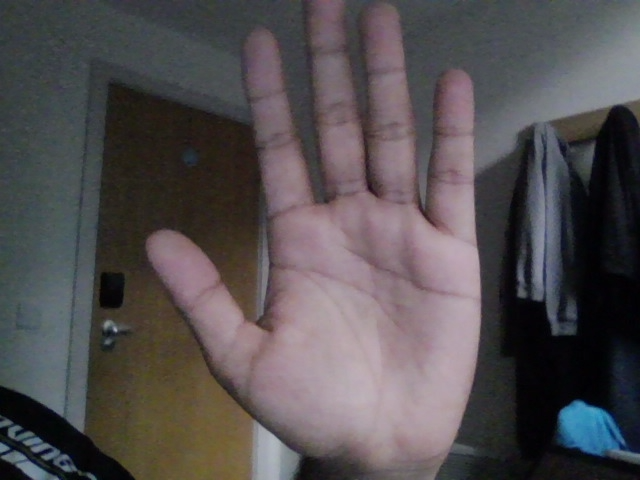
#> input picture palm_images/palm_1_palm_registration.png, 640 x 480 px
$ python -i palm_recognition.py   (imports and definitions only)
#> lines starting #> are read from the running program, lines starting #| are printed output that depends on the picture
import cv2
import numpy as np
import json
import logging
from typing import Optional, Tuple

class PalmRecognition:
    def __init__(self):
        """Initialize ORB feature detector for palm recognition"""
        self.orb = cv2.ORB_create(nfeatures=1000, scaleFactor=1.2, nlevels=8)
        self.matcher = cv2.BFMatcher(cv2.NORM_HAMMING, crossCheck=True)

    def preprocess_image(self, image_path: str) -> Optional[np.ndarray]:
        """
        Preprocess palm image for feature extraction with improved handling
        """
        try:
            # Read image
            image = cv2.imread(image_path)
            if image is None:
                logging.error(f"Failed to load image: {image_path}")
                return None

            # Convert to grayscale
            gray = cv2.cvtColor(image, cv2.COLOR_BGR2GRAY)

            # Apply bilateral filter to reduce noise while preserving edges
            filtered = cv2.bilateralFilter(gray, 9, 75, 75)

            # Enhance contrast using adaptive histogram equalization
            clahe = cv2.createCLAHE(clipLimit=3.0, tileGridSize=(8, 8))
            enhanced = clahe.apply(filtered)

            # Apply slight Gaussian blur for smoothing
            smoothed = cv2.GaussianBlur(enhanced, (3, 3), 0)

            # Resize to larger standard size for better feature detection
            resized = cv2.resize(smoothed, (640, 480))

            # Apply sharpening kernel to enhance palm lines
            kernel = np.array([[-1,-1,-1], [-1,9,-1], [-1,-1,-1]])
            sharpened = cv2.filter2D(resized, -1, kernel)

            # Blend original and sharpened image
            final = cv2.addWeighted(resized, 0.7, sharpened, 0.3, 0)

            return final

        except Exception as e:
            logging.error(f"Error preprocessing image {image_path}: {str(e)}")
            return None

    def extract_features(self, image_path: str) -> Optional[np.ndarray]:
        """
        Extract ORB features from palm image
        """
        try:
            # Preprocess image
            processed_image = self.preprocess_image(image_path)
            if processed_image is None:
                return None

            # Detect keypoints and compute descriptors
            keypoints, descriptors = self.orb.detectAndCompute(processed_image, None)

            if descriptors is None or len(descriptors) == 0:
                logging.warning(f"No features detected in image: {image_path}")
                return None

            logging.info(f"Extracted {len(descriptors)} features from {image_path}")
            return descriptors

        except Exception as e:
            logging.error(f"Error extracting features from {image_path}: {str(e)}")
            return None

    # [87 lines left out: functions compare_features, authenticate_palm, not called in this run]

    def validate_palm_image(self, image_path: str) -> bool:
        """
        Validate if an image is suitable for palm recognition
        """
#> called with image_path = 'palm_images/palm_1_palm_registration.png'
        try:
            image = cv2.imread(image_path)
#> image is the input picture: shape (480, 640, 3); mean B, G, R 80.8, 78.6, 83.4
            if image is None:
                return False

            # Check image dimensions
            height, width = image.shape[:2]
#> height = 480; width = 640
            if height < 100 or width < 100:
                logging.warning("Image too small for palm recognition")
                return False

            # Check if image has sufficient contrast
            gray = cv2.cvtColor(image, cv2.COLOR_BGR2GRAY)
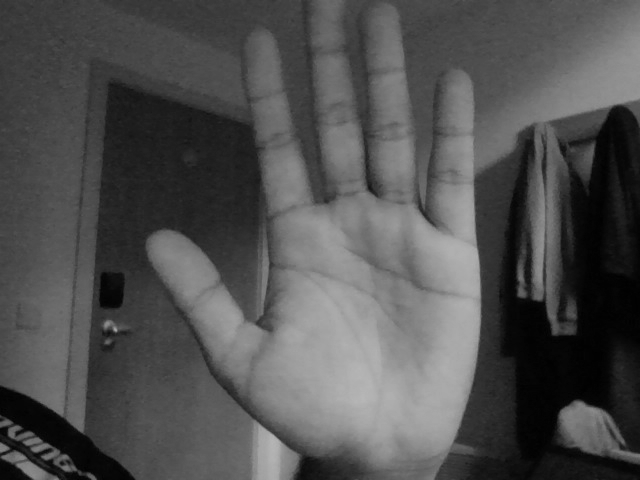
#> gray: shape (480, 640); min 0, max 183, mean 80.3
            if np.std(gray) < 20:  # Low standard deviation indicates low contrast
                logging.warning("Image has insufficient contrast")
                return False

            # Try to extract features to validate
            features = self.extract_features(image_path)
#> in preprocess_image, `enhanced = clahe.apply(filtered)`:
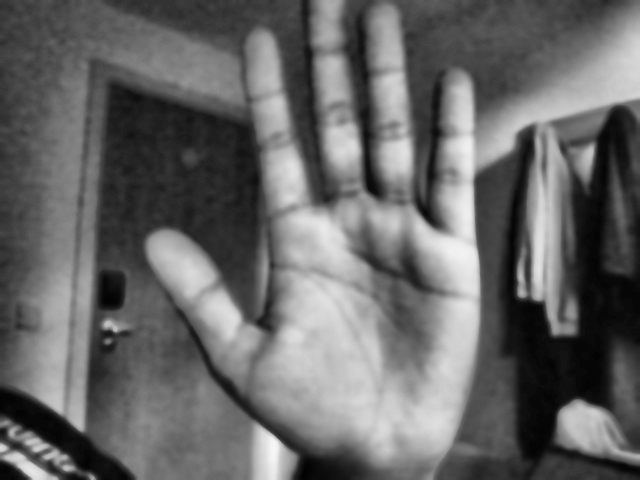
#> enhanced: shape (480, 640); min 1, max 247, mean 102.8
#> in extract_features, `keypoints, descriptors = self.orb.detectAndCompute(processed_image, No..`: keypoints = 557 keypoints; strongest (x, y, size): (520, 293, 92.6), (520, 294, 77.1), (520, 295, 53.6), (540, 305, 92.6)
            if features is None or len(features) < 10:
                logging.warning("Insufficient features detected in image")
                return False

            return True

        except Exception as e:
            logging.error(f"Error validating palm image: {str(e)}")
            return False

>>> result = PalmRecognition().validate_palm_image('palm_images/palm_1_palm_registration.png')
